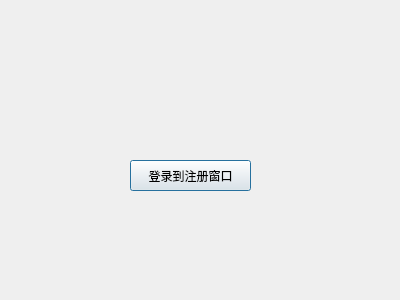
<?xml version="1.0" encoding="UTF-8"?>
<ui version="4.0">
 <class>LoginDlg</class>
 <widget class="QDialog" name="LoginDlg">
  <property name="geometry">
   <rect>
    <x>0</x>
    <y>0</y>
    <width>400</width>
    <height>300</height>
   </rect>
  </property>
  <property name="windowTitle">
   <string>Dialog</string>
  </property>
  <widget class="QPushButton" name="pushButton">
   <property name="geometry">
    <rect>
     <x>130</x>
     <y>160</y>
     <width>121</width>
     <height>31</height>
    </rect>
   </property>
   <property name="text">
    <string>登录到注册窗口</string>
   </property>
  </widget>
 </widget>
 <resources/>
 <connections>
  <connection>
   <sender>pushButton</sender>
   <signal>clicked()</signal>
   <receiver>LoginDlg</receiver>
   <slot>accept()</slot>
   <hints>
    <hint type="sourcelabel">
     <x>186</x>
     <y>175</y>
    </hint>
    <hint type="destinationlabel">
     <x>203</x>
     <y>125</y>
    </hint>
   </hints>
  </connection>
 </connections>
</ui>
